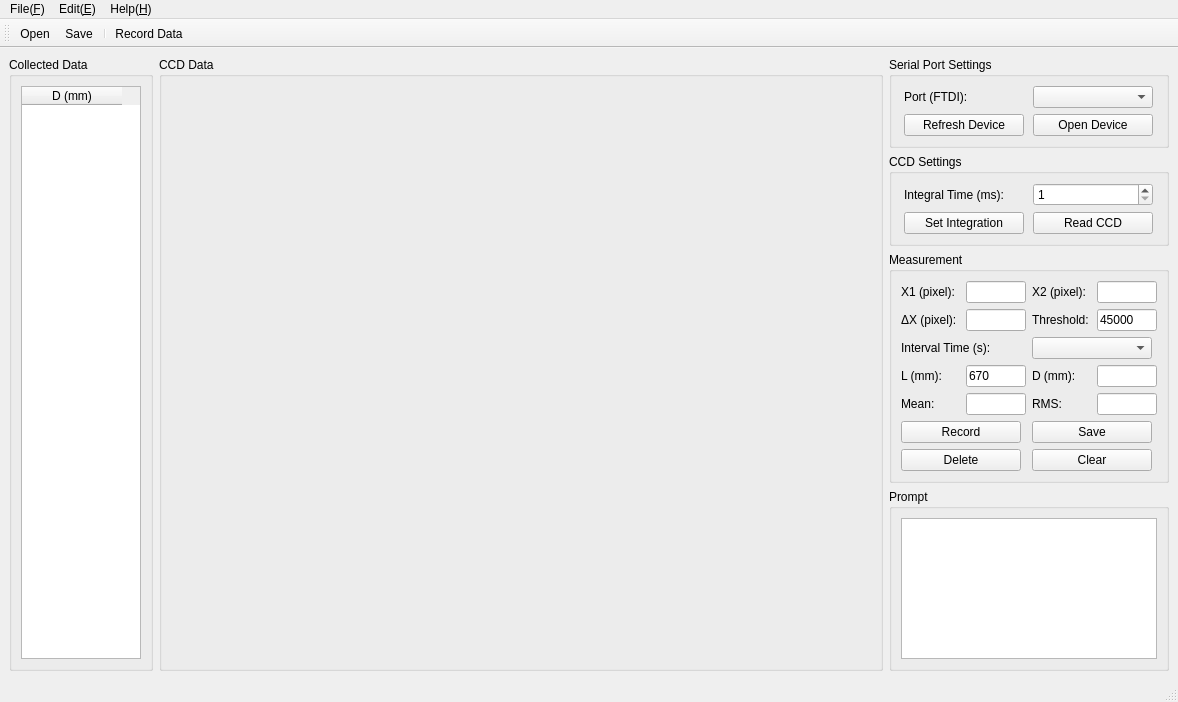
<?xml version="1.0" encoding="UTF-8"?>
<ui version="4.0">
 <class>MainWindow</class>
 <widget class="QMainWindow" name="MainWindow">
  <property name="geometry">
   <rect>
    <x>0</x>
    <y>0</y>
    <width>1176</width>
    <height>702</height>
   </rect>
  </property>
  <property name="windowTitle">
   <string>Laser Diffraction Measurement System</string>
  </property>
  <property name="windowIcon">
   <iconset>
    <normaloff>:/logo/images/proj4.png</normaloff>:/logo/images/proj4.png</iconset>
  </property>
  <widget class="QWidget" name="centralwidget">
   <layout class="QHBoxLayout" name="horizontalLayout">
    <item>
     <widget class="QGroupBox" name="groupBox_6">
      <property name="title">
       <string>Collected Data</string>
      </property>
      <layout class="QVBoxLayout" name="verticalLayout_7">
       <item>
        <widget class="QTableWidget" name="tableWidget">
         <property name="sizePolicy">
          <sizepolicy hsizetype="Minimum" vsizetype="Expanding">
           <horstretch>0</horstretch>
           <verstretch>0</verstretch>
          </sizepolicy>
         </property>
         <property name="maximumSize">
          <size>
           <width>120</width>
           <height>16777215</height>
          </size>
         </property>
         <attribute name="horizontalHeaderDefaultSectionSize">
          <number>100</number>
         </attribute>
         <column>
          <property name="text">
           <string>D (mm)</string>
          </property>
         </column>
        </widget>
       </item>
      </layout>
     </widget>
    </item>
    <item>
     <widget class="QGroupBox" name="groupBox_5">
      <property name="sizePolicy">
       <sizepolicy hsizetype="Minimum" vsizetype="Preferred">
        <horstretch>0</horstretch>
        <verstretch>0</verstretch>
       </sizepolicy>
      </property>
      <property name="title">
       <string>CCD Data</string>
      </property>
      <layout class="QVBoxLayout" name="verticalLayout_6">
       <item>
        <widget class="QWidget" name="widget" native="true">
         <property name="sizePolicy">
          <sizepolicy hsizetype="Expanding" vsizetype="Preferred">
           <horstretch>0</horstretch>
           <verstretch>0</verstretch>
          </sizepolicy>
         </property>
         <property name="minimumSize">
          <size>
           <width>700</width>
           <height>550</height>
          </size>
         </property>
        </widget>
       </item>
      </layout>
     </widget>
    </item>
    <item>
     <layout class="QVBoxLayout" name="verticalLayout_5">
      <item>
       <widget class="QGroupBox" name="groupBox_2">
        <property name="title">
         <string>Serial Port Settings</string>
        </property>
        <layout class="QVBoxLayout" name="verticalLayout">
         <item>
          <layout class="QGridLayout" name="gridLayout">
           <item row="0" column="0">
            <widget class="QLabel" name="label">
             <property name="sizePolicy">
              <sizepolicy hsizetype="Minimum" vsizetype="Preferred">
               <horstretch>0</horstretch>
               <verstretch>0</verstretch>
              </sizepolicy>
             </property>
             <property name="maximumSize">
              <size>
               <width>120</width>
               <height>16777215</height>
              </size>
             </property>
             <property name="text">
              <string>Port (FTDI):</string>
             </property>
            </widget>
           </item>
           <item row="0" column="1">
            <widget class="QComboBox" name="portBox">
             <property name="sizePolicy">
              <sizepolicy hsizetype="Minimum" vsizetype="Fixed">
               <horstretch>0</horstretch>
               <verstretch>0</verstretch>
              </sizepolicy>
             </property>
             <property name="maximumSize">
              <size>
               <width>120</width>
               <height>16777215</height>
              </size>
             </property>
            </widget>
           </item>
           <item row="1" column="0">
            <widget class="QPushButton" name="refreshBtn">
             <property name="text">
              <string>Refresh Device</string>
             </property>
            </widget>
           </item>
           <item row="1" column="1">
            <widget class="QPushButton" name="openBtn">
             <property name="text">
              <string>Open Device</string>
             </property>
            </widget>
           </item>
          </layout>
         </item>
        </layout>
       </widget>
      </item>
      <item>
       <widget class="QGroupBox" name="groupBox_3">
        <property name="title">
         <string>CCD Settings</string>
        </property>
        <layout class="QVBoxLayout" name="verticalLayout_2">
         <item>
          <layout class="QGridLayout" name="gridLayout_2">
           <item row="2" column="0">
            <widget class="QPushButton" name="setBtn">
             <property name="text">
              <string>Set Integration</string>
             </property>
            </widget>
           </item>
           <item row="2" column="1">
            <widget class="QPushButton" name="readBtn">
             <property name="text">
              <string>Read CCD</string>
             </property>
            </widget>
           </item>
           <item row="1" column="0">
            <widget class="QLabel" name="label_2">
             <property name="sizePolicy">
              <sizepolicy hsizetype="Minimum" vsizetype="Preferred">
               <horstretch>0</horstretch>
               <verstretch>0</verstretch>
              </sizepolicy>
             </property>
             <property name="maximumSize">
              <size>
               <width>120</width>
               <height>16777215</height>
              </size>
             </property>
             <property name="text">
              <string>Integral Time (ms):</string>
             </property>
            </widget>
           </item>
           <item row="1" column="1">
            <widget class="QSpinBox" name="timeBox">
             <property name="maximumSize">
              <size>
               <width>120</width>
               <height>16777215</height>
              </size>
             </property>
             <property name="minimum">
              <number>1</number>
             </property>
             <property name="maximum">
              <number>100</number>
             </property>
            </widget>
           </item>
          </layout>
         </item>
        </layout>
       </widget>
      </item>
      <item>
       <widget class="QGroupBox" name="groupBox_4">
        <property name="title">
         <string>Measurement</string>
        </property>
        <layout class="QVBoxLayout" name="verticalLayout_3">
         <item>
          <layout class="QGridLayout" name="gridLayout_3">
           <item row="1" column="1">
            <widget class="QLineEdit" name="x1Edit">
             <property name="sizePolicy">
              <sizepolicy hsizetype="Minimum" vsizetype="Fixed">
               <horstretch>0</horstretch>
               <verstretch>0</verstretch>
              </sizepolicy>
             </property>
             <property name="maximumSize">
              <size>
               <width>60</width>
               <height>16777215</height>
              </size>
             </property>
             <property name="readOnly">
              <bool>true</bool>
             </property>
            </widget>
           </item>
           <item row="3" column="2" colspan="2">
            <widget class="QComboBox" name="intervalBox">
             <property name="sizePolicy">
              <sizepolicy hsizetype="Minimum" vsizetype="Fixed">
               <horstretch>0</horstretch>
               <verstretch>0</verstretch>
              </sizepolicy>
             </property>
             <property name="maximumSize">
              <size>
               <width>120</width>
               <height>16777215</height>
              </size>
             </property>
            </widget>
           </item>
           <item row="1" column="2">
            <widget class="QLabel" name="label_11">
             <property name="sizePolicy">
              <sizepolicy hsizetype="Minimum" vsizetype="Preferred">
               <horstretch>0</horstretch>
               <verstretch>0</verstretch>
              </sizepolicy>
             </property>
             <property name="maximumSize">
              <size>
               <width>120</width>
               <height>16777215</height>
              </size>
             </property>
             <property name="text">
              <string>X2 (pixel):</string>
             </property>
            </widget>
           </item>
           <item row="4" column="0">
            <widget class="QLabel" name="label_3">
             <property name="sizePolicy">
              <sizepolicy hsizetype="Minimum" vsizetype="Preferred">
               <horstretch>0</horstretch>
               <verstretch>0</verstretch>
              </sizepolicy>
             </property>
             <property name="maximumSize">
              <size>
               <width>60</width>
               <height>16777215</height>
              </size>
             </property>
             <property name="text">
              <string>L (mm):</string>
             </property>
            </widget>
           </item>
           <item row="5" column="1">
            <widget class="QLineEdit" name="meanEdit">
             <property name="sizePolicy">
              <sizepolicy hsizetype="Minimum" vsizetype="Fixed">
               <horstretch>0</horstretch>
               <verstretch>0</verstretch>
              </sizepolicy>
             </property>
             <property name="maximumSize">
              <size>
               <width>60</width>
               <height>16777215</height>
              </size>
             </property>
             <property name="readOnly">
              <bool>true</bool>
             </property>
            </widget>
           </item>
           <item row="2" column="2">
            <widget class="QLabel" name="label_5">
             <property name="sizePolicy">
              <sizepolicy hsizetype="Minimum" vsizetype="Preferred">
               <horstretch>0</horstretch>
               <verstretch>0</verstretch>
              </sizepolicy>
             </property>
             <property name="maximumSize">
              <size>
               <width>60</width>
               <height>16777215</height>
              </size>
             </property>
             <property name="text">
              <string>Threshold:</string>
             </property>
            </widget>
           </item>
           <item row="2" column="1">
            <widget class="QLineEdit" name="xEdit">
             <property name="sizePolicy">
              <sizepolicy hsizetype="Minimum" vsizetype="Fixed">
               <horstretch>0</horstretch>
               <verstretch>0</verstretch>
              </sizepolicy>
             </property>
             <property name="maximumSize">
              <size>
               <width>60</width>
               <height>16777215</height>
              </size>
             </property>
             <property name="readOnly">
              <bool>true</bool>
             </property>
            </widget>
           </item>
           <item row="4" column="1">
            <widget class="QLineEdit" name="LEdit">
             <property name="sizePolicy">
              <sizepolicy hsizetype="Minimum" vsizetype="Fixed">
               <horstretch>0</horstretch>
               <verstretch>0</verstretch>
              </sizepolicy>
             </property>
             <property name="maximumSize">
              <size>
               <width>60</width>
               <height>16777215</height>
              </size>
             </property>
             <property name="text">
              <string>670</string>
             </property>
            </widget>
           </item>
           <item row="2" column="3">
            <widget class="QLineEdit" name="thrEdit">
             <property name="sizePolicy">
              <sizepolicy hsizetype="Minimum" vsizetype="Fixed">
               <horstretch>0</horstretch>
               <verstretch>0</verstretch>
              </sizepolicy>
             </property>
             <property name="maximumSize">
              <size>
               <width>60</width>
               <height>16777215</height>
              </size>
             </property>
             <property name="text">
              <string>45000</string>
             </property>
             <property name="readOnly">
              <bool>false</bool>
             </property>
            </widget>
           </item>
           <item row="5" column="0">
            <widget class="QLabel" name="label_8">
             <property name="sizePolicy">
              <sizepolicy hsizetype="Minimum" vsizetype="Preferred">
               <horstretch>0</horstretch>
               <verstretch>0</verstretch>
              </sizepolicy>
             </property>
             <property name="maximumSize">
              <size>
               <width>60</width>
               <height>16777215</height>
              </size>
             </property>
             <property name="text">
              <string>Mean:</string>
             </property>
            </widget>
           </item>
           <item row="1" column="3">
            <widget class="QLineEdit" name="x2Edit">
             <property name="sizePolicy">
              <sizepolicy hsizetype="Minimum" vsizetype="Fixed">
               <horstretch>0</horstretch>
               <verstretch>0</verstretch>
              </sizepolicy>
             </property>
             <property name="maximumSize">
              <size>
               <width>60</width>
               <height>16777215</height>
              </size>
             </property>
             <property name="readOnly">
              <bool>true</bool>
             </property>
            </widget>
           </item>
           <item row="1" column="0">
            <widget class="QLabel" name="label_10">
             <property name="sizePolicy">
              <sizepolicy hsizetype="Minimum" vsizetype="Preferred">
               <horstretch>0</horstretch>
               <verstretch>0</verstretch>
              </sizepolicy>
             </property>
             <property name="maximumSize">
              <size>
               <width>120</width>
               <height>16777215</height>
              </size>
             </property>
             <property name="text">
              <string>X1 (pixel):</string>
             </property>
            </widget>
           </item>
           <item row="5" column="3">
            <widget class="QLineEdit" name="RMSEdit">
             <property name="sizePolicy">
              <sizepolicy hsizetype="Minimum" vsizetype="Fixed">
               <horstretch>0</horstretch>
               <verstretch>0</verstretch>
              </sizepolicy>
             </property>
             <property name="maximumSize">
              <size>
               <width>60</width>
               <height>16777215</height>
              </size>
             </property>
             <property name="readOnly">
              <bool>true</bool>
             </property>
            </widget>
           </item>
           <item row="3" column="0" colspan="2">
            <widget class="QLabel" name="label_7">
             <property name="sizePolicy">
              <sizepolicy hsizetype="Minimum" vsizetype="Preferred">
               <horstretch>0</horstretch>
               <verstretch>0</verstretch>
              </sizepolicy>
             </property>
             <property name="maximumSize">
              <size>
               <width>120</width>
               <height>16777215</height>
              </size>
             </property>
             <property name="text">
              <string>Interval Time (s):</string>
             </property>
            </widget>
           </item>
           <item row="2" column="0">
            <widget class="QLabel" name="label_4">
             <property name="sizePolicy">
              <sizepolicy hsizetype="Minimum" vsizetype="Preferred">
               <horstretch>0</horstretch>
               <verstretch>0</verstretch>
              </sizepolicy>
             </property>
             <property name="maximumSize">
              <size>
               <width>60</width>
               <height>16777215</height>
              </size>
             </property>
             <property name="text">
              <string>ΔX (pixel):</string>
             </property>
            </widget>
           </item>
           <item row="4" column="3">
            <widget class="QLineEdit" name="DEdit">
             <property name="sizePolicy">
              <sizepolicy hsizetype="Minimum" vsizetype="Fixed">
               <horstretch>0</horstretch>
               <verstretch>0</verstretch>
              </sizepolicy>
             </property>
             <property name="maximumSize">
              <size>
               <width>60</width>
               <height>16777215</height>
              </size>
             </property>
             <property name="readOnly">
              <bool>true</bool>
             </property>
            </widget>
           </item>
           <item row="5" column="2">
            <widget class="QLabel" name="label_9">
             <property name="sizePolicy">
              <sizepolicy hsizetype="Minimum" vsizetype="Preferred">
               <horstretch>0</horstretch>
               <verstretch>0</verstretch>
              </sizepolicy>
             </property>
             <property name="maximumSize">
              <size>
               <width>60</width>
               <height>16777215</height>
              </size>
             </property>
             <property name="text">
              <string>RMS:</string>
             </property>
            </widget>
           </item>
           <item row="4" column="2">
            <widget class="QLabel" name="label_6">
             <property name="sizePolicy">
              <sizepolicy hsizetype="Minimum" vsizetype="Preferred">
               <horstretch>0</horstretch>
               <verstretch>0</verstretch>
              </sizepolicy>
             </property>
             <property name="maximumSize">
              <size>
               <width>60</width>
               <height>16777215</height>
              </size>
             </property>
             <property name="text">
              <string>D (mm):</string>
             </property>
            </widget>
           </item>
           <item row="7" column="0" colspan="2">
            <widget class="QPushButton" name="deleteBtn">
             <property name="maximumSize">
              <size>
               <width>120</width>
               <height>16777215</height>
              </size>
             </property>
             <property name="text">
              <string>Delete</string>
             </property>
            </widget>
           </item>
           <item row="7" column="2" colspan="2">
            <widget class="QPushButton" name="clearBtn">
             <property name="maximumSize">
              <size>
               <width>120</width>
               <height>16777215</height>
              </size>
             </property>
             <property name="text">
              <string>Clear</string>
             </property>
            </widget>
           </item>
           <item row="6" column="2" colspan="2">
            <widget class="QPushButton" name="saveBtn">
             <property name="maximumSize">
              <size>
               <width>120</width>
               <height>16777215</height>
              </size>
             </property>
             <property name="text">
              <string>Save</string>
             </property>
            </widget>
           </item>
           <item row="6" column="0" colspan="2">
            <widget class="QPushButton" name="recordBtn">
             <property name="maximumSize">
              <size>
               <width>120</width>
               <height>16777215</height>
              </size>
             </property>
             <property name="text">
              <string>Record</string>
             </property>
            </widget>
           </item>
          </layout>
         </item>
        </layout>
       </widget>
      </item>
      <item>
       <widget class="QGroupBox" name="groupBox">
        <property name="title">
         <string>Prompt</string>
        </property>
        <layout class="QVBoxLayout" name="verticalLayout_4">
         <item>
          <widget class="QTextBrowser" name="textBrowser">
           <property name="sizePolicy">
            <sizepolicy hsizetype="Minimum" vsizetype="Expanding">
             <horstretch>0</horstretch>
             <verstretch>0</verstretch>
            </sizepolicy>
           </property>
          </widget>
         </item>
        </layout>
       </widget>
      </item>
     </layout>
    </item>
   </layout>
  </widget>
  <widget class="QMenuBar" name="menubar">
   <property name="geometry">
    <rect>
     <x>0</x>
     <y>0</y>
     <width>1176</width>
     <height>33</height>
    </rect>
   </property>
   <widget class="QMenu" name="menuFile">
    <property name="title">
     <string>File(&amp;F)</string>
    </property>
    <addaction name="actionOpen"/>
    <addaction name="actionSave"/>
    <addaction name="actionClose"/>
    <addaction name="separator"/>
    <addaction name="actionQuit"/>
   </widget>
   <widget class="QMenu" name="menuEdit">
    <property name="title">
     <string>Edit(&amp;E)</string>
    </property>
    <addaction name="actionRecord"/>
   </widget>
   <widget class="QMenu" name="menuHelp">
    <property name="title">
     <string>Help(&amp;H)</string>
    </property>
    <addaction name="actionHelp"/>
    <addaction name="actionAbout"/>
   </widget>
   <addaction name="menuFile"/>
   <addaction name="menuEdit"/>
   <addaction name="menuHelp"/>
  </widget>
  <widget class="QStatusBar" name="statusbar"/>
  <widget class="QToolBar" name="toolBar">
   <property name="windowTitle">
    <string>toolBar</string>
   </property>
   <attribute name="toolBarArea">
    <enum>TopToolBarArea</enum>
   </attribute>
   <attribute name="toolBarBreak">
    <bool>false</bool>
   </attribute>
   <addaction name="actionOpen"/>
   <addaction name="actionSave"/>
   <addaction name="separator"/>
   <addaction name="actionRecord"/>
  </widget>
  <action name="actionOpen">
   <property name="icon">
    <iconset resource="res.qrc">
     <normaloff>:/logo/images/open.png</normaloff>:/logo/images/open.png</iconset>
   </property>
   <property name="text">
    <string>Open</string>
   </property>
  </action>
  <action name="actionSave">
   <property name="icon">
    <iconset resource="res.qrc">
     <normaloff>:/logo/images/save.png</normaloff>:/logo/images/save.png</iconset>
   </property>
   <property name="text">
    <string>Save</string>
   </property>
  </action>
  <action name="actionClose">
   <property name="icon">
    <iconset resource="res.qrc">
     <normaloff>:/logo/images/close.png</normaloff>:/logo/images/close.png</iconset>
   </property>
   <property name="text">
    <string>Close</string>
   </property>
  </action>
  <action name="actionAbout">
   <property name="icon">
    <iconset resource="res.qrc">
     <normaloff>:/logo/images/about.png</normaloff>:/logo/images/about.png</iconset>
   </property>
   <property name="text">
    <string>About</string>
   </property>
  </action>
  <action name="actionHelp">
   <property name="icon">
    <iconset resource="res.qrc">
     <normaloff>:/logo/images/help.png</normaloff>:/logo/images/help.png</iconset>
   </property>
   <property name="text">
    <string>Help</string>
   </property>
  </action>
  <action name="actionQuit">
   <property name="icon">
    <iconset resource="res.qrc">
     <normaloff>:/logo/images/quit.png</normaloff>:/logo/images/quit.png</iconset>
   </property>
   <property name="text">
    <string>Quit</string>
   </property>
  </action>
  <action name="actionRecord">
   <property name="icon">
    <iconset resource="res.qrc">
     <normaloff>:/logo/images/record.png</normaloff>:/logo/images/record.png</iconset>
   </property>
   <property name="text">
    <string>Record Data</string>
   </property>
  </action>
 </widget>
 <resources>
  <include location="res.qrc"/>
 </resources>
 <connections/>
</ui>
